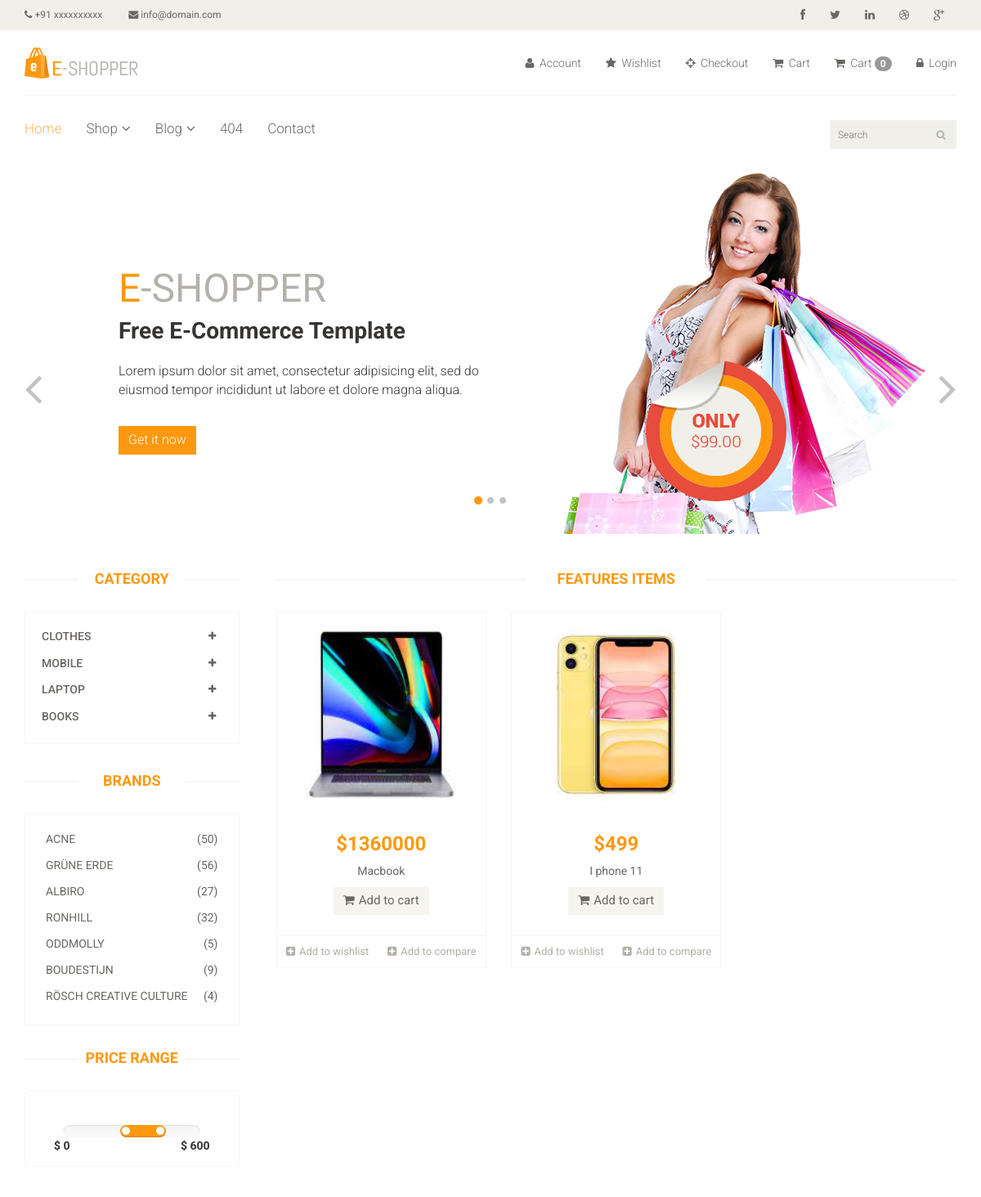
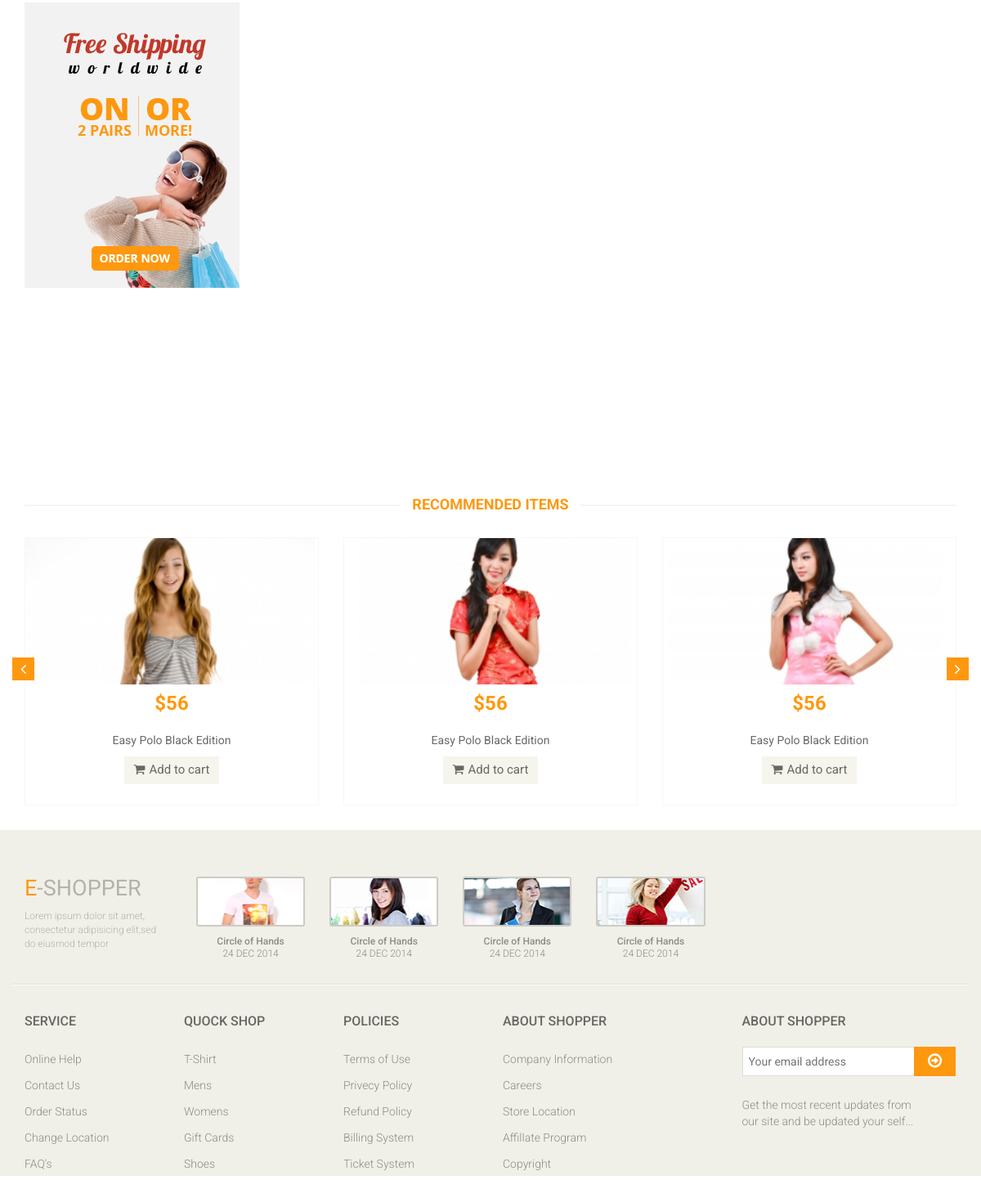
The page /?category=6 on the database its author committed (2 pictures, top to bottom).
### app/models.py (models this page shows, shortened)
class Category(models.Model):
    name = models.CharField(max_length = 150)

class Product(models.Model):
    category = models.ForeignKey(Category, on_delete = models.CASCADE)
    subcategory = models.ForeignKey(SubCategory, on_delete = models.CASCADE)
    image = models.ImageField(upload_to = 'product_image')
    name = models.CharField(max_length = 150)
    price = models.IntegerField()
    date = models.DateField(auto_now_add = True)

### multivendor_shop/views.py (the view)
# urls.py: path('',index, name='index'),
def index(request):
    category = Category.objects.all()
    categoryID = request.GET.get('category')
    print(categoryID)
    if categoryID:
        product = Product.objects.filter(subcategory = categoryID).order_by('-id')
    else:
        product = Product.objects.all()
    context = {
        'category' : category,
        'product' : product,
    }
    return render(request, 'index.html', context)

### templates/index.html (shortened to what this page needs)
{% extends 'master.html' %}
{% block body %}
<section id="slider">
    <div class="container">
        <div class="row">
            <div class="col-sm-12">
                <div id="slider-carousel" class="carousel slide" data-ride="carousel">
                    <ol class="carousel-indicators">
                        <li data-target="#slider-carousel" data-slide-to="0" class="active"></li>
                        <li data-target="#slider-carousel" data-slide-to="1"></li>
                        <li data-target="#slider-carousel" data-slide-to="2"></li>
                    </ol>
                    <div class="carousel-inner">
                        <div class="item active">
                            <div class="col-sm-6">
                                <h1><span>E</span>-SHOPPER</h1>
                                <h2>Free E-Commerce Template</h2>
                                <p>Lorem ipsum dolor sit amet, consectetur adipisicing elit, sed do eiusmod tempor
                                    incididunt ut labore et dolore magna aliqua. </p>
                                <button type="button" class="btn btn-default get">Get it now</button>
                            </div>
                            <div class="col-sm-6">
                                <img src="/static/images/home/girl1.jpg" class="girl img-responsive" alt="" />
                                <img src="/static/images/home/pricing.png" class="pricing" alt="" />
                            </div>
                        </div>
                    </div>
                    <a href="#slider-carousel" class="left control-carousel hidden-xs" data-slide="prev">
                        <i class="fa fa-angle-left"></i>
                    </a>
                    <a href="#slider-carousel" class="right control-carousel hidden-xs" data-slide="next">
                        <i class="fa fa-angle-right"></i>
                    </a>
                </div>
            </div>
        </div>
    </div>
</section>
<section>
    <div class="container">
        <div class="row">
            <div class="col-sm-3">
                <div class="left-sidebar">
                    <h2>Category</h2>
                    <div class="panel-group category-products" id="accordian">
                        {% for cat in category %}
                        <div class="panel panel-default">
                            <div class="panel-heading">
                                <h4 class="panel-title">
                                    <a data-toggle="collapse" data-parent="#accordian" href="#{{cat.id}}">
                                        <span class="badge pull-right"><i class="fa fa-plus"></i></span>
                                        {{cat.name}}
                                    </a>
                                </h4>
                            </div>
                        </div>
                        {% endfor %}
                    </div>
                    <div class="brands_products">
                        <h2>Brands</h2>
                        <div class="brands-name">
                            <ul class="nav nav-pills nav-stacked">
                                <li><a href="#"> <span class="pull-right">(50)</span>Acne</a></li>
                                <li><a href="#"> <span class="pull-right">(56)</span>Grüne Erde</a></li>
                                <li><a href="#"> <span class="pull-right">(27)</span>Albiro</a></li>
                                <li><a href="#"> <span class="pull-right">(32)</span>Ronhill</a></li>
                                <li><a href="#"> <span class="pull-right">(5)</span>Oddmolly</a></li>
                                <li><a href="#"> <span class="pull-right">(9)</span>Boudestijn</a></li>
                                <li><a href="#"> <span class="pull-right">(4)</span>Rösch creative culture</a></li>
                            </ul>
                        </div>
                    </div>
                    <div class="price-range">
                        <h2>Price Range</h2>
                        <div class="well text-center">
                                data-slider-step="5" data-slider-value="[250,450]" id="sl2"><br />
                            <b class="pull-left">$ 0</b> <b class="pull-right">$ 600</b>
                        </div>
                    </div>
                    <div class="shipping text-center">
                        <img src="/static/images/home/shipping.jpg" alt="" />
                    </div>
                </div>
            </div>
            <div class="col-sm-9 padding-right">
                <div class="features_items">
                    <h2 class="title text-center">Features Items</h2>
                    {% for prod in product %}
                    <div class="col-sm-4">
                        <div class="product-image-wrapper">
                            <div class="single-products">
                                <div class="productinfo text-center">
                                    <img src="{{prod.image}}" alt="" height="250px"/>
                                    <h2>${{prod.price}}</h2>
                                    <p>{{prod.name}}</p>
                                    <a href="{% url 'cart_add' prod.id %}" class="btn btn-default add-to-cart"><i
                                            class="fa fa-shopping-cart"></i>Add to cart</a>
                                </div>
                                <div class="product-overlay">
                                    <div class="overlay-content">
                                    </div>
                                </div>
                            </div>
                            <div class="choose">
                                <ul class="nav nav-pills nav-justified">
                                    <li><a href="#"><i class="fa fa-plus-square"></i>Add to wishlist</a></li>
                                    <li><a href="#"><i class="fa fa-plus-square"></i>Add to compare</a></li>
                                </ul>
                            </div>
                        </div>
                    </div>
                    {% endfor %}
                </div>
            </div>
            <div class="recommended_items">
                <h2 class="title text-center">recommended items</h2>
                <div id="recommended-item-carousel" class="carousel slide" data-ride="carousel">
                    <div class="carousel-inner">
                        <div class="item active">
                            <div class="col-sm-4">
                                <div class="product-image-wrapper">
                                    <div class="single-products">
                                        <div class="productinfo text-center">
                                            <img src="/static/images/home/recommend1.jpg" alt="" />
                                            <h2>$56</h2>
                                            <p>Easy Polo Black Edition</p>
                                            <a href="#" class="btn btn-default add-to-cart"><i
                                                    class="fa fa-shopping-cart"></i>Add to cart</a>
                                        </div>
                                    </div>
                                </div>
                            </div>
                            <div class="col-sm-4">
                                <div class="product-image-wrapper">
                                    <div class="single-products">
                                        <div class="productinfo text-center">
                                            <img src="/static/images/home/recommend2.jpg" alt="" />
                                            <h2>$56</h2>
                                            <p>Easy Polo Black Edition</p>
                                            <a href="#" class="btn btn-default add-to-cart"><i
                                                    class="fa fa-shopping-cart"></i>Add to cart</a>
                                        </div>
                                    </div>
                                </div>
                            </div>
                            <div class="col-sm-4">
                                <div class="product-image-wrapper">
                                    <div class="single-products">
                                        <div class="productinfo text-center">
                                            <img src="/static/images/home/recommend3.jpg" alt="" />
                                            <h2>$56</h2>
                                            <p>Easy Polo Black Edition</p>
                                            <a href="#" class="btn btn-default add-to-cart"><i
                                                    class="fa fa-shopping-cart"></i>Add to cart</a>
                                        </div>
                                    </div>
                                </div>
                            </div>
                        </div>
                    </div>
                    <a class="left recommended-item-control" href="#recommended-item-carousel" data-slide="prev">
                        <i class="fa fa-angle-left"></i>
                    </a>
                    <a class="right recommended-item-control" href="#recommended-item-carousel" data-slide="next">
                        <i class="fa fa-angle-right"></i>
                    </a>
                </div>
            </div>
        </div>
    </div>
</section>
{% endblock %}

### rows shown on the page
Category: name "CLOTHES"
Category: name "MOBILE"
Category: name "LAPTOP"
Category: name "BOOKS"
Product: image (picture), price "1360000", name "Macbook"
Product: image (picture), price "499", name "I phone 11"

### other values the page prints
{{ request.session.cart|length }} "0"
